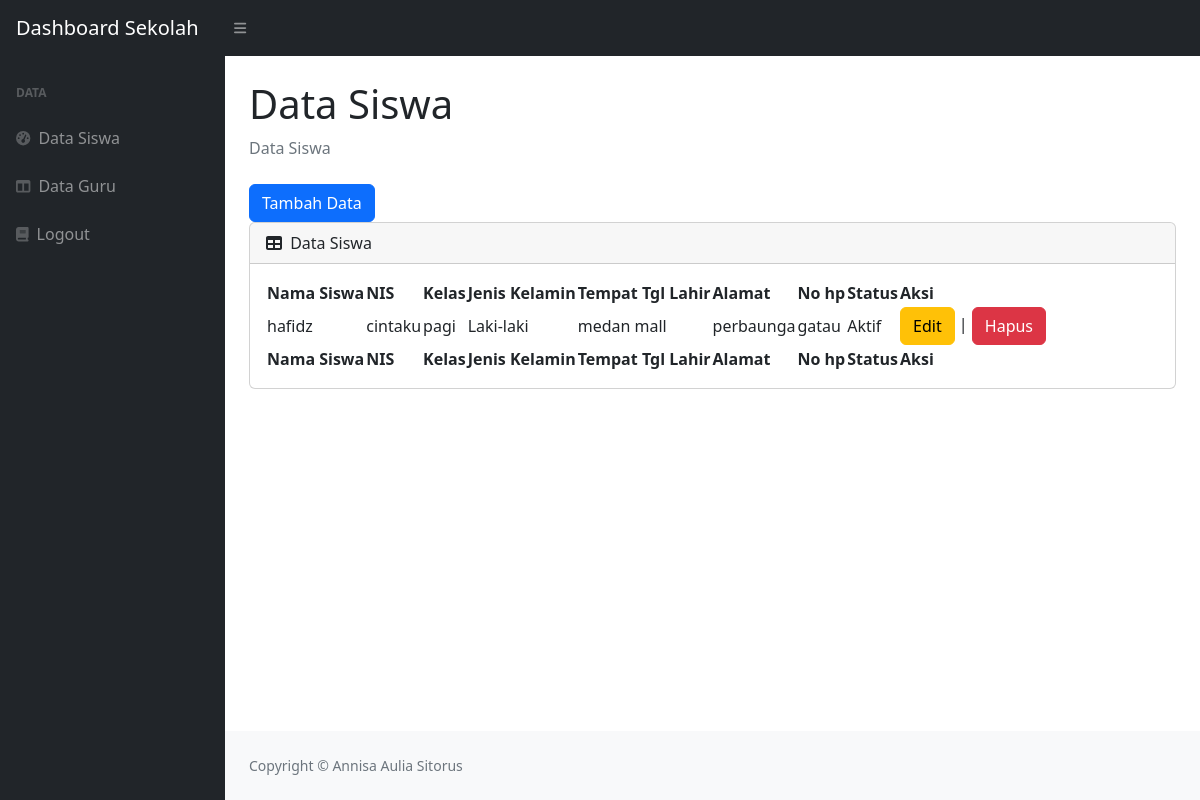
The page / on the database its author committed.
### tables this page shows
CREATE TABLE `siswa` (
  `id` int(11) NOT NULL,
  `nama_siswa` varchar(50) NOT NULL,
  `nis` varchar(20) NOT NULL,
  `kelas` varchar(10) NOT NULL,
  `jenis_kelamin` enum('Laki-laki','Perempuan') NOT NULL,
  `tempat_tanggal_lahir` varchar(100) NOT NULL,
  `alamat` varchar(100) NOT NULL,
  `no_hp` varchar(20) DEFAULT NULL,
  `status` enum('Aktif','Tidak Aktif') NOT NULL
);

### index.php (the view, shortened to what this page needs)
<!DOCTYPE html>
<html lang="en">
<head>
    <link href="https://cdn.jsdelivr.net/npm/simple-datatables@7.1.2/dist/style.min.css" rel="stylesheet" />
    <link href="css/styles.css" rel="stylesheet" />
</head>
<body class="sb-nav-fixed">
    <nav class="sb-topnav navbar navbar-expand navbar-dark bg-dark">
        <a class="navbar-brand ps-3" href="index.php">Dashboard Sekolah</a>
        <button class="btn btn-link btn-sm order-1 order-lg-0 me-4 me-lg-0" id="sidebarToggle" href="#!"><i class="fas fa-bars"></i></button>
    </nav>
    <div id="layoutSidenav">
        <div id="layoutSidenav_nav">
            <nav class="sb-sidenav accordion sb-sidenav-dark" id="sidenavAccordion">
                <div class="sb-sidenav-menu">
                    <div class="nav">
                        <div class="sb-sidenav-menu-heading">Data</div>
                        <a class="nav-link" href="index.php">
                            <div class="sb-nav-link-icon"><i class="fas fa-tachometer-alt"></i></div>
                            Data Siswa
                        </a>
                        <a class="nav-link" href="guru.php">
                            <div class="sb-nav-link-icon"><i class="fas fa-columns"></i></div>
                            Data Guru
                        </a>
                        <a class="nav-link" href="logout.php">
                            <div class="sb-nav-link-icon"><i class="fas fa-book"></i></div>
                            Logout
                        </a>
                    </div>
                </div>
            </nav>
        </div>
        <div id="layoutSidenav_content">
            <main>
                <div class="container-fluid px-4">
                    <h1 class="mt-4">Data Siswa</h1>
                    <ol class="breadcrumb mb-4">
                        <li class="breadcrumb-item active">Data Siswa</li>
                    </ol>
                    <a href="tambah_siswa.php" class="btn btn-primary">Tambah Data</a>
                    <?php
                    require_once("koneksi.php");
                    $query = "SELECT * FROM siswa";
                    $result = mysqli_query($conn, $query);
                    ?>
                    <div class="card mb-4">
                        <div class="card-header">
                            <i class="fas fa-table me-1"></i>
                            Data Siswa
                        </div>
                        <div class="card-body">
                            <table id="datatablesSimple">
                                <thead>
                                    <tr>
                                        <th>Nama Siswa</th>
                                        <th>NIS</th>
                                        <th>Kelas</th>
                                        <th>Jenis Kelamin</th>
                                        <th>Tempat Tgl Lahir</th>
                                        <th>Alamat</th>
                                        <th>No hp</th>
                                        <th>Status</th>
                                        <th>Aksi</th>
                                    </tr>
                                </thead>
                                <tfoot>
                                    <tr>
                                        <th>Nama Siswa</th>
                                        <th>NIS</th>
                                        <th>Kelas</th>
                                        <th>Jenis Kelamin</th>
                                        <th>Tempat Tgl Lahir</th>
                                        <th>Alamat</th>
                                        <th>No hp</th>
                                        <th>Status</th>
                                        <th>Aksi</th>
                                    </tr>
                                </tfoot>
                                <tbody>
                                    <?php
                                    if (mysqli_num_rows($result) > 0) {
                                        while ($row = mysqli_fetch_assoc($result)) {
                                    ?>
                                            <tr>
                                                <td><?php echo $row["nama_siswa"]; ?></td>
                                                <td><?php echo $row["nis"]; ?></td>
                                                <td><?php echo $row["kelas"]; ?></td>
                                                <td><?php echo $row["jenis_kelamin"]; ?></td>
                                                <td><?php echo $row["tempat_tanggal_lahir"]; ?></td>
                                                <td><?php echo $row["alamat"]; ?></td>
                                                <td><?php echo $row["no_hp"]; ?></td>
                                                <td><?php echo $row["status"]; ?></td>
                                                <td><a href="edit_siswa.php?id=<?php echo $row["id"]; ?>" class="btn btn-warning">Edit</a> | <a href="delete_siswa.php?id=<?php echo $row["id"]; ?>" class="btn btn-danger" onclick="return confirm('Anda yakin ingin menghapus data siswa ini?')">Hapus</a></td>
                                            </tr>
                                    <?php
                                        }
                                    } else {
                                        echo "Tidak ada data siswa.";
                                    }
                                    ?>
                                </tbody>
                            </table>
                        </div>
                    </div>
                </div>
            </main>
            <footer class="py-4 bg-light mt-auto">
                <div class="container-fluid px-4">
                    <div class="d-flex align-items-center justify-content-between small">
                        <div class="text-muted">Copyright &copy; Annisa Aulia Sitorus</div>
                    </div>
                </div>
            </footer>
        </div>
    </div>
</body>
</html>

### rows shown on the page
siswa: nama_siswa "hafidz", nis "cintaku", kelas "pagi", jenis_kelamin "Laki-laki", tempat_tanggal_lahir "medan mall", alamat "perbaunga", no_hp "gatau", status "Aktif"
